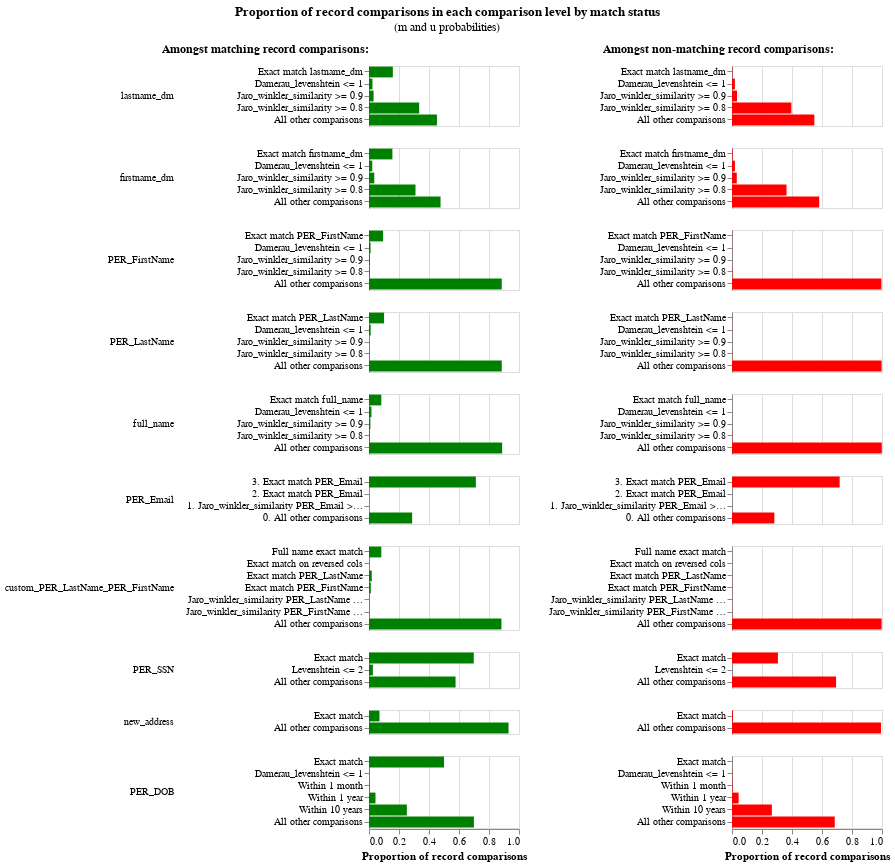

The code cell stored with this chart in its notebook:
### Code cell
linker.m_u_parameters_chart()
